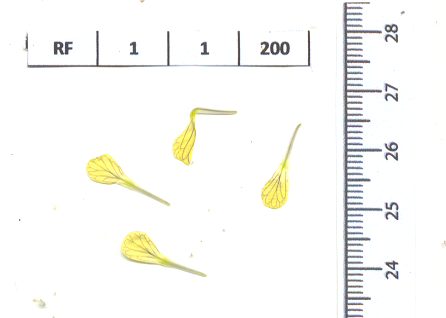
#> input picture segmentation-app/petalos/rf11-2p.tif, 446 x 318 px
$ python -i petals_generator.py   (imports and definitions only)
#> lines starting #> are read from the running program, lines starting #| are printed output that depends on the picture; after the words box and inside, x2 and y2 are one past the last pixel; in counts of white or black regions, pixels touching at a corner belong together
import cv2
import numpy as np


def generate_petal_mask_from_rgb(img_rgb: np.ndarray) -> np.ndarray:
    """
    Generate a petal mask from an RGB image using HSV color thresholding.
    Returns a binary mask (uint8, 0/1).
    """
    hsv = cv2.cvtColor(img_rgb, cv2.COLOR_RGB2HSV)
#> hsv: shape (318, 446, 3); mean H, S, V 13.9, 5.4, 249.5
    lower_yellow = np.array([20, 80, 80])
    upper_yellow = np.array([40, 255, 255])
    lower_green = np.array([40, 40, 40])
    upper_green = np.array([85, 255, 255])
    mask_yellow = cv2.inRange(hsv, lower_yellow, upper_yellow)
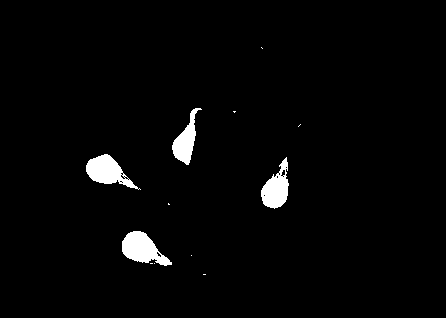
#> mask_yellow: shape (318, 446); 2.4% white; 12 white regions (8 under 20 px), largest, box (x1, y1, x2, y2) and area: (122, 231, 172, 266) 982, (86, 154, 141, 190) 926, (261, 157, 289, 209) 817, (172, 108, 202, 165) 710
    mask_green = cv2.inRange(hsv, lower_green, upper_green)
#> mask_green: shape (318, 446); every value is 0
    petal_mask = cv2.bitwise_or(mask_yellow, mask_green)
    petal_mask = cv2.morphologyEx(petal_mask, cv2.MORPH_OPEN, np.ones((5,5), np.uint8))
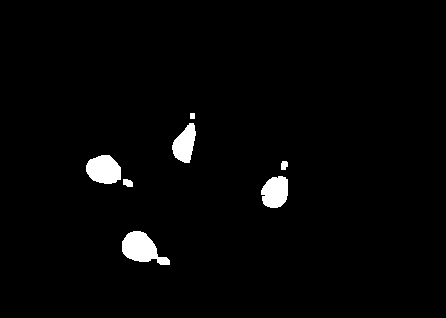
#> petal_mask: shape (318, 446); 2.3% white; 7 white regions, largest, box (x1, y1, x2, y2) and area: (122, 231, 170, 265) 941, (86, 155, 121, 184) 794, (261, 176, 288, 208) 692
    petal_mask = (petal_mask > 0).astype(np.uint8)
    return petal_mask

>>> import cv2
>>> picture = cv2.cvtColor(cv2.imread('petalos/rf11-2p.tif'), cv2.COLOR_BGR2RGB)
>>> result = generate_petal_mask_from_rgb(picture)

$ run again, on segmentation-app/petalos/rf14-1p.tif
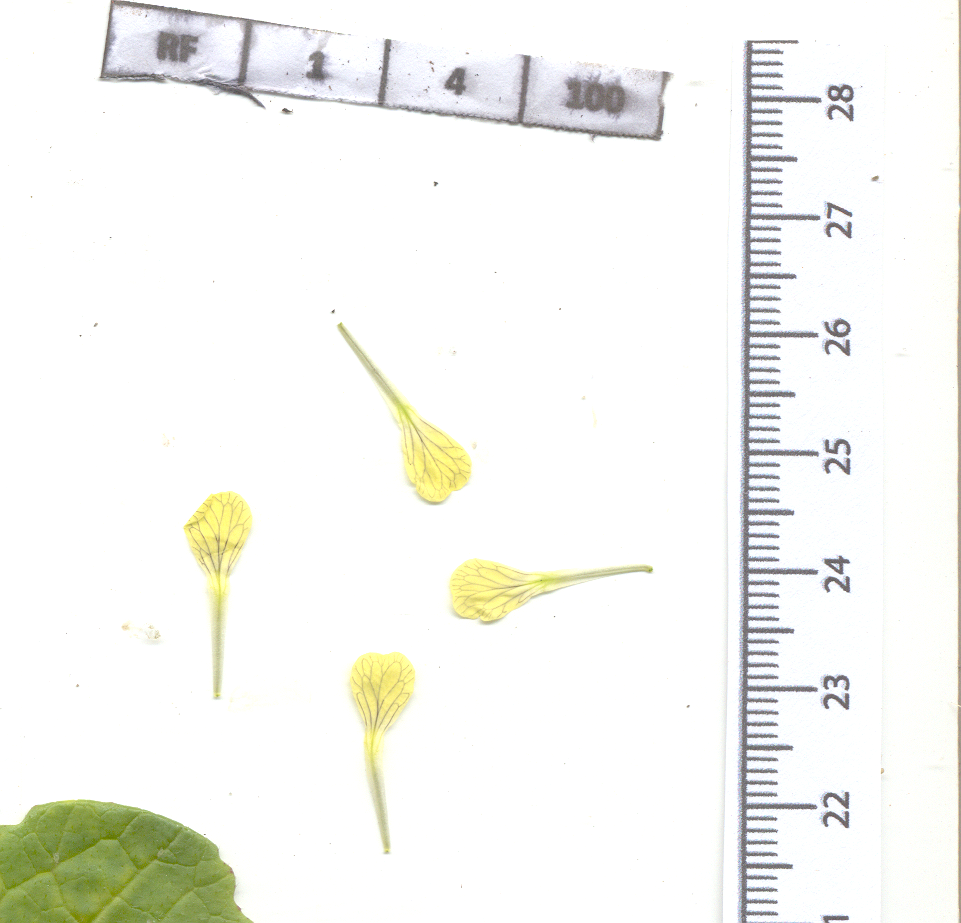
#> input picture segmentation-app/petalos/rf14-1p.tif, 961 x 923 px
#> hsv: shape (923, 961, 3); mean H, S, V 18.5, 8.7, 246.7
#> in generate_petal_mask_from_rgb, `mask_yellow = cv2.inRange(hsv, lower_yellow, upper_yellow)`:
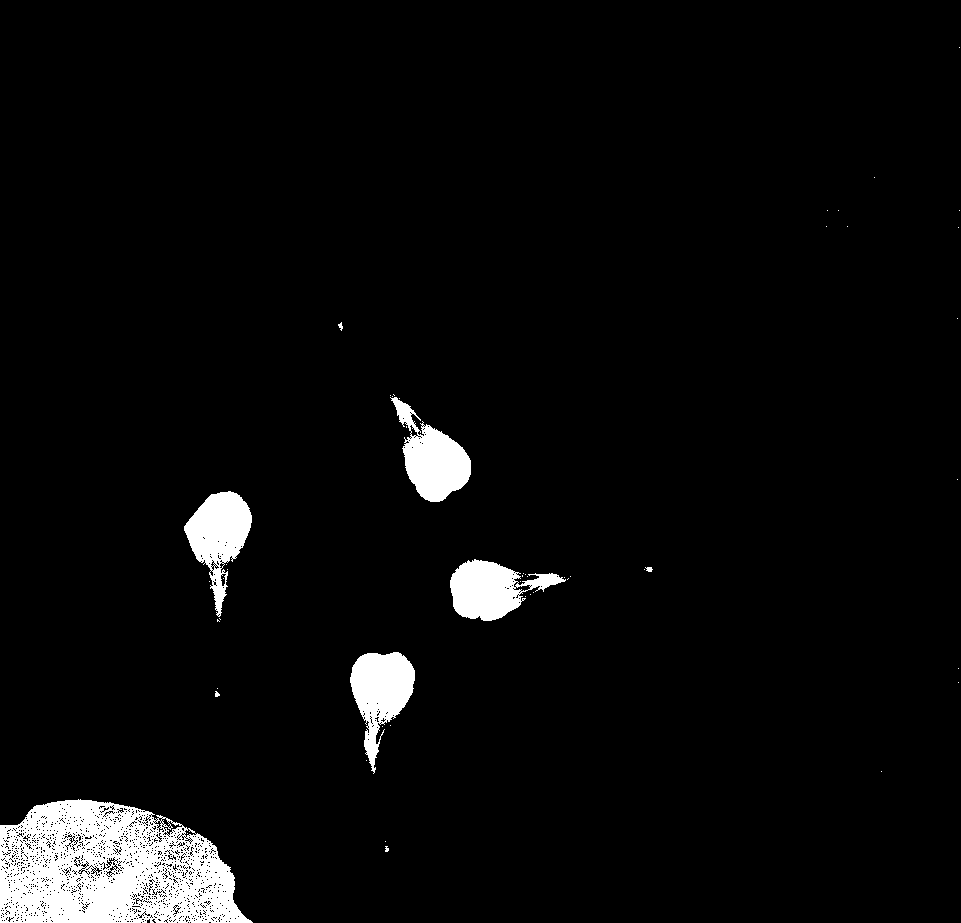
#> mask_yellow: shape (923, 961); 4.3% white; 51 white regions (43 under 20 px), largest, box (x1, y1, x2, y2) and area: (0, 799, 253, 923) 21887, (184, 491, 252, 617) 4068, (350, 652, 415, 774) 4053
#> mask_green: shape (923, 961); 0.62% white in thin lines or dots
#> in generate_petal_mask_from_rgb, `petal_mask = cv2.morphologyEx(petal_mask, cv2.MORPH_OPEN, np.ones((5,5..`:
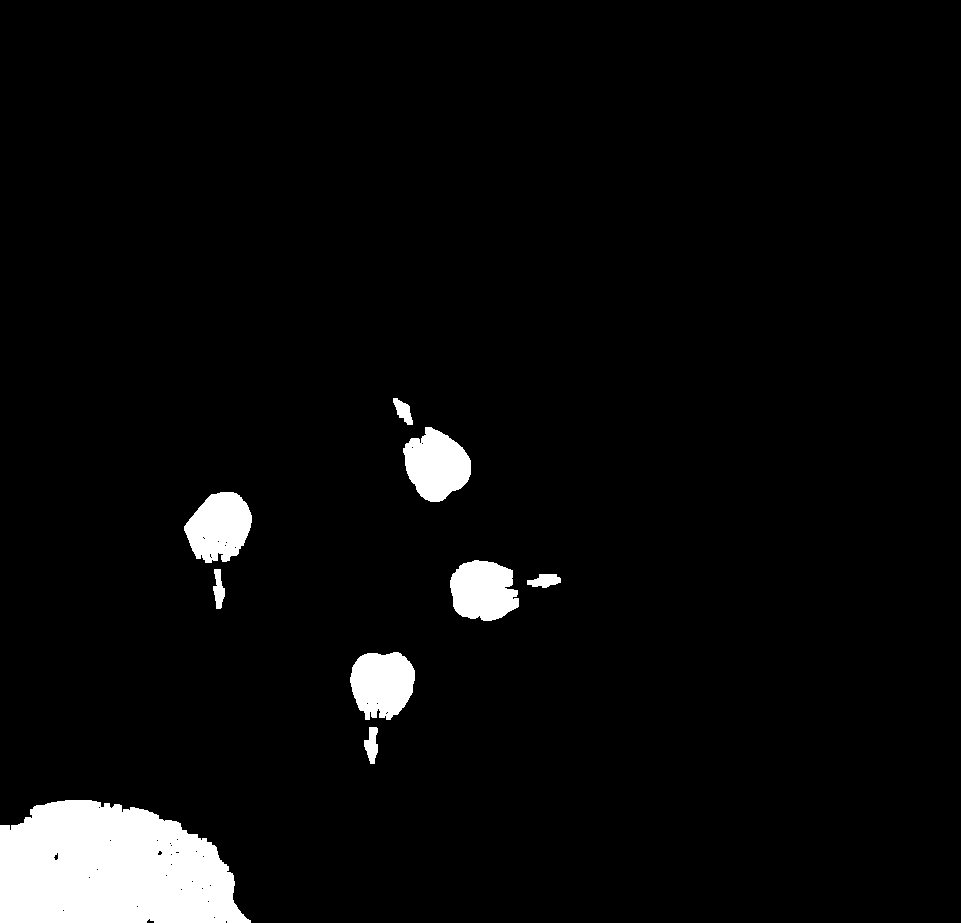
#> petal_mask: shape (923, 961); 4.5% white; 9 white regions, largest, box (x1, y1, x2, y2) and area: (0, 800, 251, 923) 24676, (403, 427, 471, 502) 3517, (184, 492, 252, 563) 3462

$ run again, on segmentation-app/petalos/rf16-1p.tif
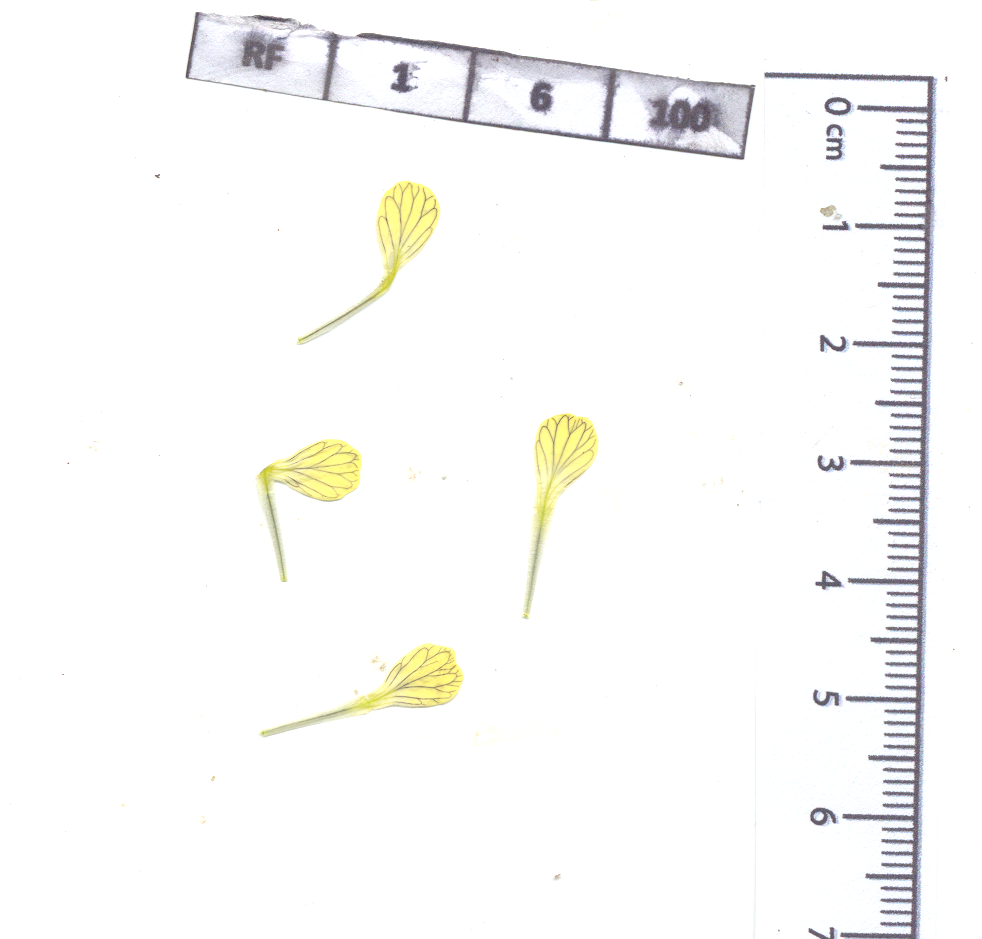
#> input picture segmentation-app/petalos/rf16-1p.tif, 982 x 939 px
#> hsv: shape (939, 982, 3); mean H, S, V 12.5, 4, 250
#> in generate_petal_mask_from_rgb, `mask_yellow = cv2.inRange(hsv, lower_yellow, upper_yellow)`:
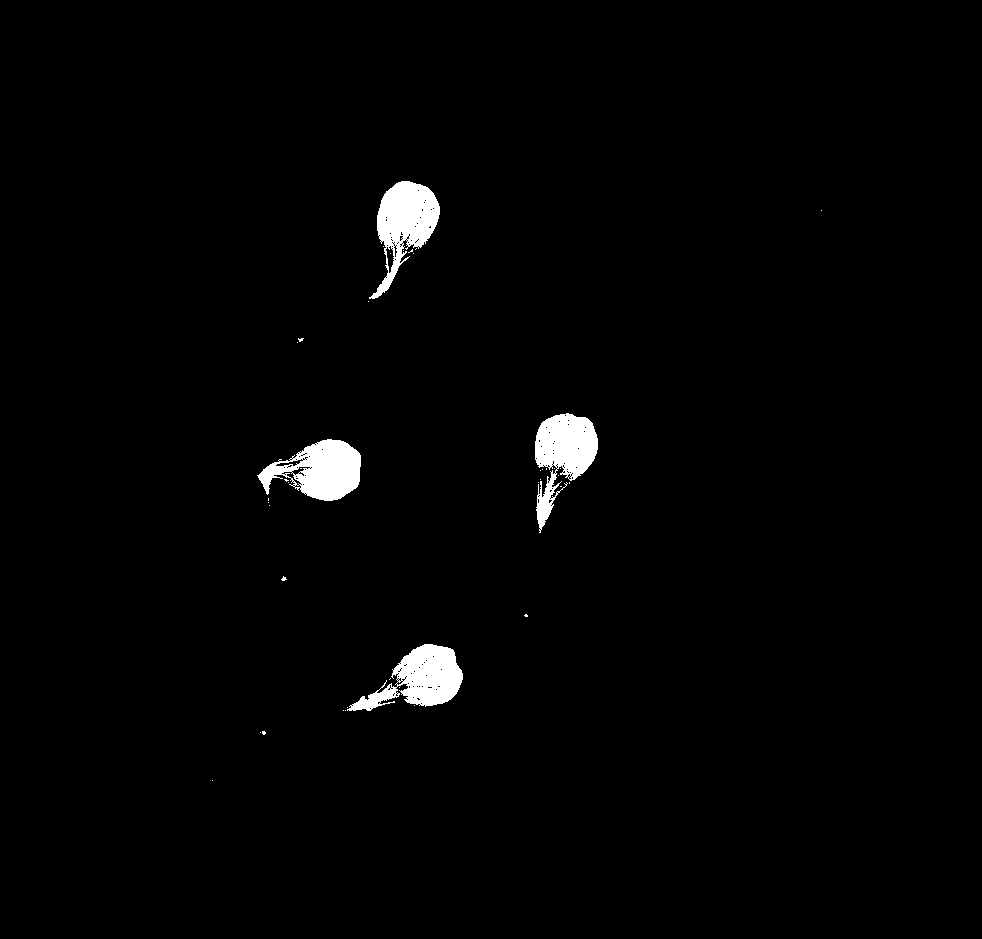
#> mask_yellow: shape (939, 982); 1.6% white; 41 white regions (37 under 20 px), largest, box (x1, y1, x2, y2) and area: (369, 181, 440, 299) 3801, (535, 413, 598, 533) 3757, (257, 439, 361, 501) 3751, (347, 644, 463, 711) 3748
#> mask_green: shape (939, 982); 0.01% white in thin lines or dots, all inside (x1, y1, x2, y2) = (249, 18, 934, 887)
#> in generate_petal_mask_from_rgb, `petal_mask = cv2.morphologyEx(petal_mask, cv2.MORPH_OPEN, np.ones((5,5..`:
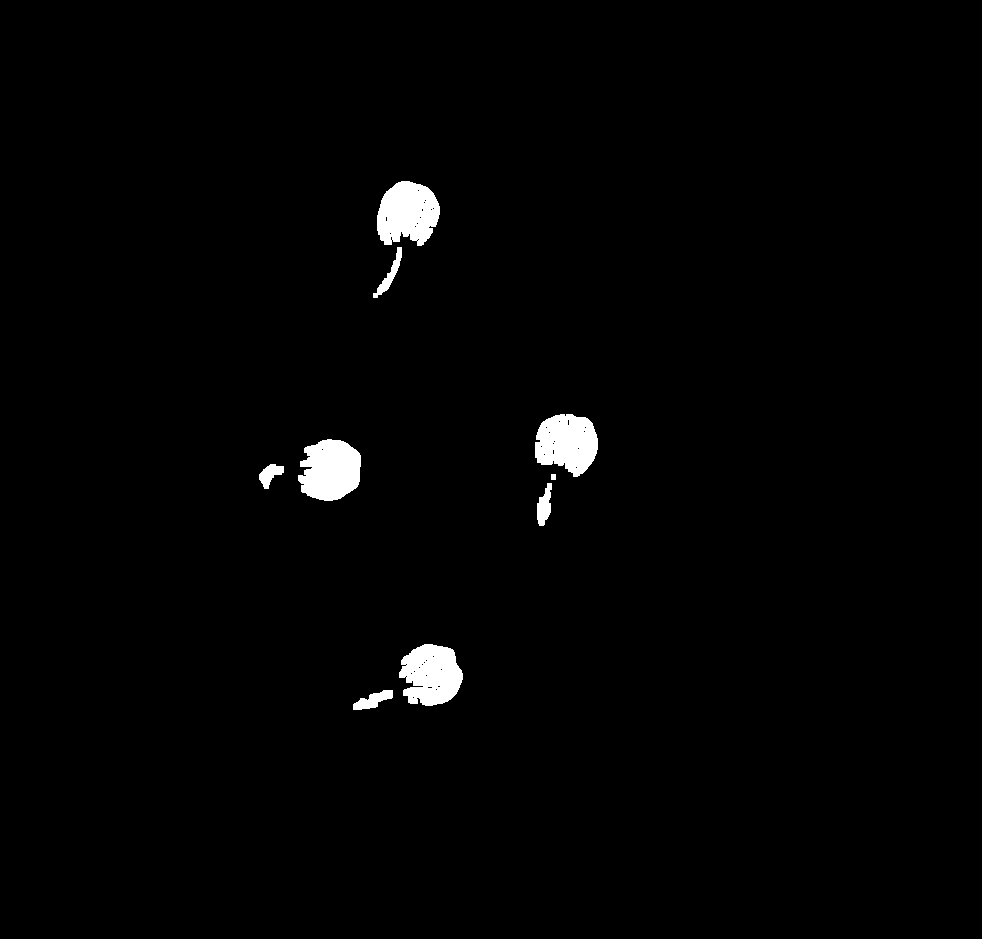
#> petal_mask: shape (939, 982); 1.5% white; 9 white regions, largest, box (x1, y1, x2, y2) and area: (377, 181, 440, 246) 3101, (298, 439, 361, 501) 3026, (399, 644, 463, 706) 2960
